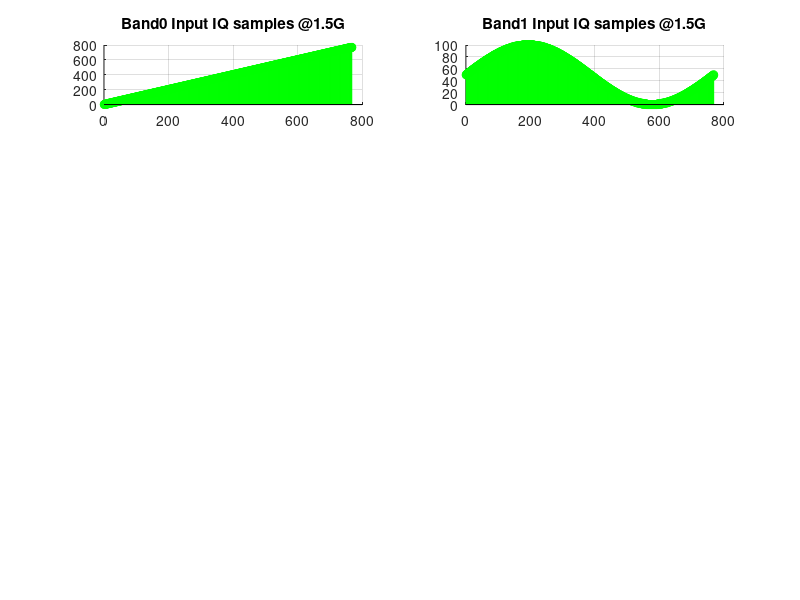

Write the MATLAB code that produced this figure. (Note: this script raises an error after producing the figure.)
% %%%%%%%%%%%%%%%%%%%%%%%%%%%%%%%%%%%%%%%%%%%%%%%%%%%%%%%%%%%%%%%%%%%%%%%%%%%%%%%
% Project     : ABC
% Author      : Hari (haridas.p@intel.com)
% Date        : 20 Mar 2024
% Brief       : This program is to generate input and output sample files for VHA
%               dual band modulation testing at 1.5Gsps
% %%%%%%%%%%%%%%%%%%%%%%%%%%%%%%%%%%%%%%%%%%%%%%%%%%%%%%%%%%%%%%%%%%%%%%%%%%%%%%%

clc;
clear;
close all;

num_vectors = 24;
num_samples_per_vector = 32;
num_samples = num_vectors * num_samples_per_vector;

for i = 1:num_samples
    band0_input_iq(i) = i;        % ramp
end
fs = num_samples;
dt = 1/fs;
st = 1;
t = 0:dt:st-dt;
band1_input_iq1 = 50 * (1 + sin(2 * pi * t));
band1_input_iq = int32(band1_input_iq1);

figure('Name', 'Modulation');
n1 = 1:1:num_samples;
subplot(5, 2, 1); grid on; hold on;
stem(n1, band0_input_iq, 'green'); title("Band0 Input IQ samples @1.5G");
subplot(5, 2, 2); grid on; hold on;
stem(n1, band1_input_iq, 'green'); title("Band1 Input IQ samples @1.5G");

% write this into a file which can be sourced while running on FRIO
fileId = fopen("input_samples/modulation/band0_dual_band_modulation_1p5.txt", "w");
fprintf(fileId, "%08x\n", bitshift(band0_input_iq, 16));
fclose(fileId);
fileId = fopen("input_samples/modulation/band1_dual_band_modulation_1p5.txt", "w");
fprintf(fileId, "%08x\n", bitshift(band1_input_iq, 16));
fclose(fileId);

% input_iq should be scaled down before giving as input to the matlab model
scale_factor = 2^-15;
band0_input_iq_to_duc = (band0_input_iq * scale_factor);
band1_input_iq_to_duc = (band1_input_iq1 * scale_factor);

% enable w1
config.vha_hbf_stages = [1 0 0 0];

% now do an interpolation
band0_output_iq_from_duc = vha_interpolate(band0_input_iq_to_duc, config);
band1_output_iq_from_duc = vha_interpolate(band1_input_iq_to_duc, config);

% now scale the samples up
scale_factor = 2^15;
n2 = 1:1:(numel(band0_output_iq_from_duc));
subplot(5, 2, 3); grid on; hold on;
stem(n2, (real(band0_output_iq_from_duc * scale_factor)), 'red'); title("DUC band0 Output 3Gsps");
stem(n2, (imag(band0_output_iq_from_duc * scale_factor)), 'blue');
n2 = 1:1:(numel(band1_output_iq_from_duc));
subplot(5, 2, 4); grid on; hold on;
stem(n2, (real(band1_output_iq_from_duc * scale_factor)), 'red'); title("DUC band1 Output 3Gsps");
stem(n2, (imag(band1_output_iq_from_duc * scale_factor)), 'blue');

% generate cw0 and cw1 for the modulation
Fclk = 1474000;
Fs   = 1474000 * 2;
fout0 = (Fclk / 2);
fprintf("3GSPS Modulation\n");
fprintf("fout0 = %d KHz, Fs = %d KHz, Fclk = %d KHz\n", fout0, Fs, Fclk);
cw0 = nco_pp(fout0, Fs, Fclk, length(band0_output_iq_from_duc), 0);   % 0 clk cycle delay
fout1 = (Fclk / 4);
fprintf("fout1 = %d KHz, Fs = %d KHz, Fclk = %d KHz\n", fout1, Fs, Fclk);
cw1 = nco_pp(fout1, Fs, Fclk, length(band1_output_iq_from_duc), 0);   % 0 clk cycles delay
subplot(5, 2, 5); grid on; hold on;
n3 = 1:1:(length(cw0));
stem(n3, real(cw0), 'red'); title("CW0");
stem(n3, imag(cw0), 'blue');
stem(n3, real(cw1), 'black');
stem(n3, imag(cw1), 'green');

% now do the modulation and combining
config.vha_bypass = [0 0];
config.vha_conj = [0, 0];
config.active_band = 3;
cw0 = transpose(cw0);
cw1 = transpose(cw1);
[mod_output_3g, dummy] = vha_combine(band0_output_iq_from_duc, band1_output_iq_from_duc, cw0, cw1, config);
mod_output_3g = mod_output_3g * scale_factor;    % scale up the final output

n2 = 1:1:length(mod_output_3g);
subplot(5, 2, 6); grid on; hold on;
stem(n2, real(mod_output_3g), 'red'); title ("Output - 3Gsps Modulation");
stem(n2, imag(mod_output_3g), 'blue');
mod_output_3g_real = dec2hex(real(mod_output_3g), 4);
mod_output_3g_imag = dec2hex(imag(mod_output_3g), 4);
output_3g = strcat(mod_output_3g_real, mod_output_3g_imag);
fileId = fopen("output_samples/modulation/1p5/dual_band_modulation_3.txt", "w");
for i = 1:length(output_3g)
   nbytes = fprintf(fileId,'%8s\n',output_3g(i,:));
end
fclose(fileId);

% enable w1, w2
config.vha_hbf_stages = [1 1 0 0];

% now do an interpolation
band0_output_iq_from_duc = vha_interpolate(band0_input_iq_to_duc, config);
band1_output_iq_from_duc = vha_interpolate(band1_input_iq_to_duc, config);

% now scale the samples up
n2 = 1:1:(numel(band0_output_iq_from_duc));
subplot(5, 2, 7); grid on; hold on;
stem(n2, (real(band0_output_iq_from_duc * scale_factor)), 'red'); title("DUC band0 Output 6Gsps");
stem(n2, (imag(band0_output_iq_from_duc * scale_factor)), 'blue');
n2 = 1:1:(numel(band1_output_iq_from_duc));
subplot(5, 2, 8); grid on; hold on;
stem(n2, (real(band1_output_iq_from_duc * scale_factor)), 'red'); title("DUC band1 Output 6Gsps");
stem(n2, (imag(band1_output_iq_from_duc * scale_factor)), 'blue');

% generate cw0 for the modulation freq = 750Mhz, Fs = 6Ghz, Fclk = 1.5Ghz
Fs   = 1474000 * 4;
fprintf("6GSPS Modulation\n");
fprintf("fout0 = %d KHz, Fs = %d KHz, Fclk = %d KHz\n", fout0, Fs, Fclk);
cw0 = nco_pp(fout0, Fs, Fclk, length(band0_output_iq_from_duc), 1);   % 1 clk cycle delay
fout1 = fout0;
fprintf("fout1 = %d KHz, Fs = %d KHz, Fclk = %d KHz\n", fout1, Fs, Fclk);
cw1 = nco_pp(fout1, Fs, Fclk, length(band1_output_iq_from_duc), 3);   % 3 clk cycles delay
n3 = 1:1:(length(cw0));
subplot(5, 2, 9); grid on; hold on;
stem(n3, real(cw0), 'red'); title("CW0, CW1 @4Gsps");
stem(n3, imag(cw0), 'blue');
stem(n3, real(cw1), 'black');
stem(n3, imag(cw1), 'green');

% now do the modulation and combining
config.vha_bypass = [0 0];
config.vha_conj = [0, 0];
config.active_band = 3;
cw0 = transpose(cw0);
cw1 = transpose(cw1);
[mod_output_6g, dummy] = vha_combine(band0_output_iq_from_duc, band1_output_iq_from_duc, cw0, cw1, config);
mod_output_6g = mod_output_6g * scale_factor;    % scale up the final output

n2 = 1:1:length(mod_output_6g);
subplot(5, 2, 10); grid on; hold on;
stem(n2, real(mod_output_6g), 'red'); title ("Output - 6Gsps Modulation");
stem(n2, imag(mod_output_6g), 'blue');
mod_output_6g_real = dec2hex(real(mod_output_6g), 4);
mod_output_6g_imag = dec2hex(imag(mod_output_6g), 4);
output_6g = strcat(mod_output_6g_real, mod_output_6g_imag);
fileId = fopen("output_samples/modulation/1p5/dual_band_modulation_6.txt", "w");
for i = 1:length(output_6g)
   nbytes = fprintf(fileId,'%8s\n',output_6g(i,:));
end
fclose(fileId);
